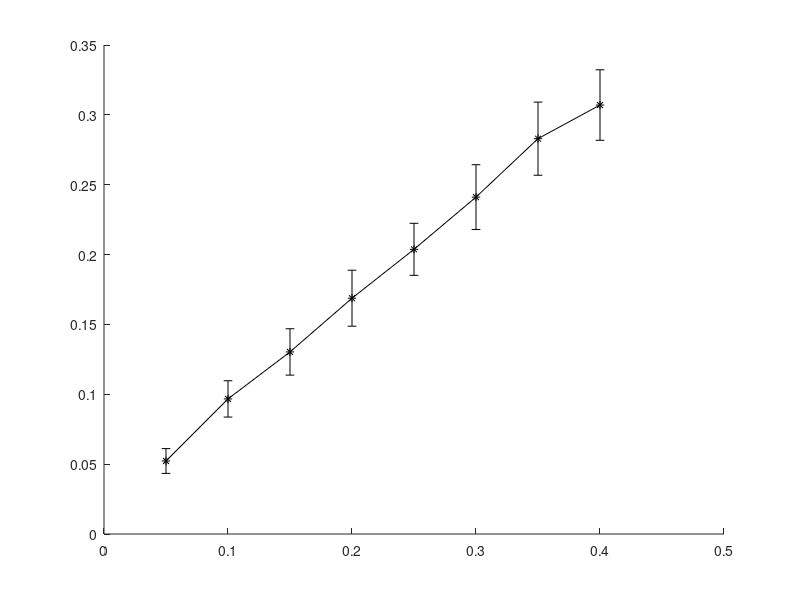

Reproduce this figure in MATLAB. (Note: this script raises an error after producing the figure.)
load('block_BSD.mat');
error_est1 = zeros(8,100,5);
dev_est1 = zeros(8,100,5);
for i = 1:8
    error_est1(i,:,:) = error_est(1+(i-1)*100:100+(i-1)*100,:);
    dev_est1(i,:,:) = dev_est(1+(i-1)*100:100+(i-1)*100,:);
end

MSE_beta = reshape(mean(error_est1,2),[8,5]);
R_sq = reshape(mean(dev_est1,2),[8,5]);
K_n = 0.05:0.05:0.4;

std_error = reshape(std(error_est1,0,2),[8,5]);
std_error1 = reshape(std(dev_est1,0,2),[8,5]);

figure
hold on 
p1 = errorbar(K_n, MSE_beta(:,1), 3*std_error(:,1)./sqrt(100) ,'k-*', 'LineWidth', 1.5, 'MarkerSize',9, 'MarkerFaceColor', 'k');
p2 = errorbar(K_n, MSE_beta(:,2), 3*std_error(:,2)./sqrt(100) ,'b-s', 'LineWidth', 1.5, 'MarkerSize',9, 'MarkerFaceColor', 'b');
p3 = errorbar(K_n, MSE_beta(:,3), 3*std_error(:,3)./sqrt(100) ,'r-o', 'LineWidth', 1.5, 'MarkerSize',9, 'MarkerFaceColor', 'r');
p4 = errorbar(K_n, MSE_beta(:,4), 3*std_error(:,4)./sqrt(100), 'm-d', 'LineWidth', 1.5, 'MarkerSize',9, 'MarkerFaceColor', 'm');
p5 = errorbar(K_n, MSE_beta(:,5), 3*std_error(:,5)./sqrt(100), 'c-+', 'LineWidth', 1.5, 'MarkerSize',11, 'MarkerFaceColor', 'c');
xlabel('k*B/n', 'FontSize', 14)
%ylabel('Relative Estimation Errors', 'FontSize', 14)
xlim([0.1 max(K_n)])
xticks(K_n)
ylim([0 0.6])
lh = legend([p1 p2 p3 p4 p5], {'naive', 'EM', 'EMM', 'LL', 'C'}, 'location', [0.3738 0.7382 0.3000 0.1833]);
lh.NumColumns = 2;
lh.FontSize = 14;
lh.ItemTokenSize = [30 70];  
legend('boxoff')
pos_leg = get(lh,'Position');
ax=gca;
ax.FontSize = 14;
grid on
set(gcf, 'Color', 'w');
fig = gcf;
fig.Units               = 'centimeters';
fig.Position(3)         = 8;
fig.Position(4)         = 7;
hold off

